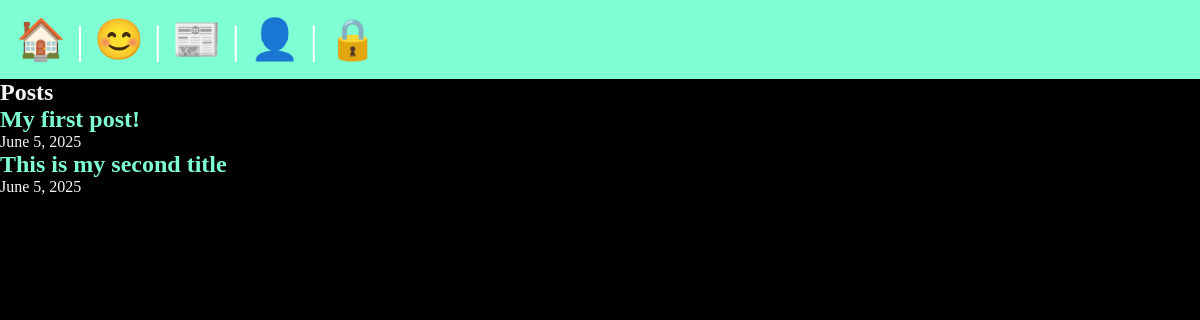
/posts/, run on an earlier commit of the app's database.
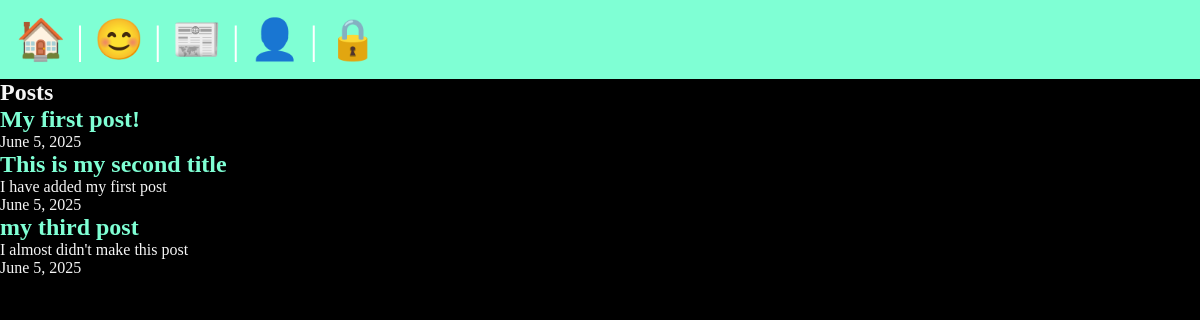
And on a later commit of the database.
### posts/models.py (models this page shows, shortened)
class Post(models.Model):
    title = models.CharField(max_length=75)
    body = models.TextField()
    slug = models.SlugField()
    date = models.DateField(auto_now_add=True)
    banner = models.ImageField(default='fallback.png', blank=True)

### posts/views.py (the view)
# urls.py: path('posts/', include('posts.urls')),
def posts(request):
    posts = Post.objects.all().order_by('-date')
    return render(request, 'posts/posts_list.html', {'posts': posts})

### posts/templates/posts/posts_list.html (shortened to what this page needs)
{% extends "layout.html" %}
{% block content %}
<section>
    <h1>Posts </h1>
    {% for post in posts %}
    <article class="post">
        <h2>
            <a href="{% url "posts:page" slug=post.slug %}">
                {{post.title}}
            </a>
        </h2>
        <p>{{post.body}}</p>
        <p>{{post.date}}</p>
    </article>
    {% endfor %}
</section>
{% endblock  %}

What changed in the data, as far as the page shows it:
changed Post "This is my second title": body (not shown) → "I have added my first post"
added Post: title "my third post", body "I almost didn't make this post", date "June 5, 2025"
